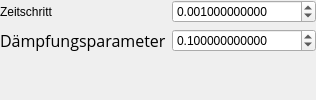
            <widget class="QWidget" name="Euler">
             <layout class="QFormLayout" name="formLayout">
              <property name="leftMargin">
               <number>0</number>
              </property>
              <property name="topMargin">
               <number>0</number>
              </property>
              <property name="rightMargin">
               <number>0</number>
              </property>
              <property name="bottomMargin">
               <number>0</number>
              </property>
              <item row="0" column="1">
               <widget class="FancyDoubleSpinBox" name="dsbEulerStep">
                <property name="sizePolicy">
                 <sizepolicy hsizetype="Expanding" vsizetype="Fixed">
                  <horstretch>0</horstretch>
                  <verstretch>0</verstretch>
                 </sizepolicy>
                </property>
                <property name="decimals">
                 <number>12</number>
                </property>
                <property name="maximum">
                 <double>99999.000000000000000</double>
                </property>
                <property name="value">
                 <double>0.001000000000000</double>
                </property>
               </widget>
              </item>
              <item row="0" column="0">
               <widget class="QLabel" name="label_19">
                <property name="text">
                 <string>Zeitschritt</string>
                </property>
               </widget>
              </item>
              <item row="1" column="0">
               <widget class="QLabel" name="label_20">
                <property name="font">
                 <font>
                  <family>Open Sans</family>
                  <pointsize>12</pointsize>
                  <kerning>true</kerning>
                 </font>
                </property>
                <property name="text">
                 <string>Dämpfungsparameter</string>
                </property>
               </widget>
              </item>
              <item row="1" column="1">
               <widget class="FancyDoubleSpinBox" name="dsbEulerSoft">
                <property name="sizePolicy">
                 <sizepolicy hsizetype="Expanding" vsizetype="Fixed">
                  <horstretch>0</horstretch>
                  <verstretch>0</verstretch>
                 </sizepolicy>
                </property>
                <property name="decimals">
                 <number>12</number>
                </property>
                <property name="maximum">
                 <double>99999.000000000000000</double>
                </property>
                <property name="value">
                 <double>0.100000000000000</double>
                </property>
               </widget>
              </item>
             </layout>
            </widget>
